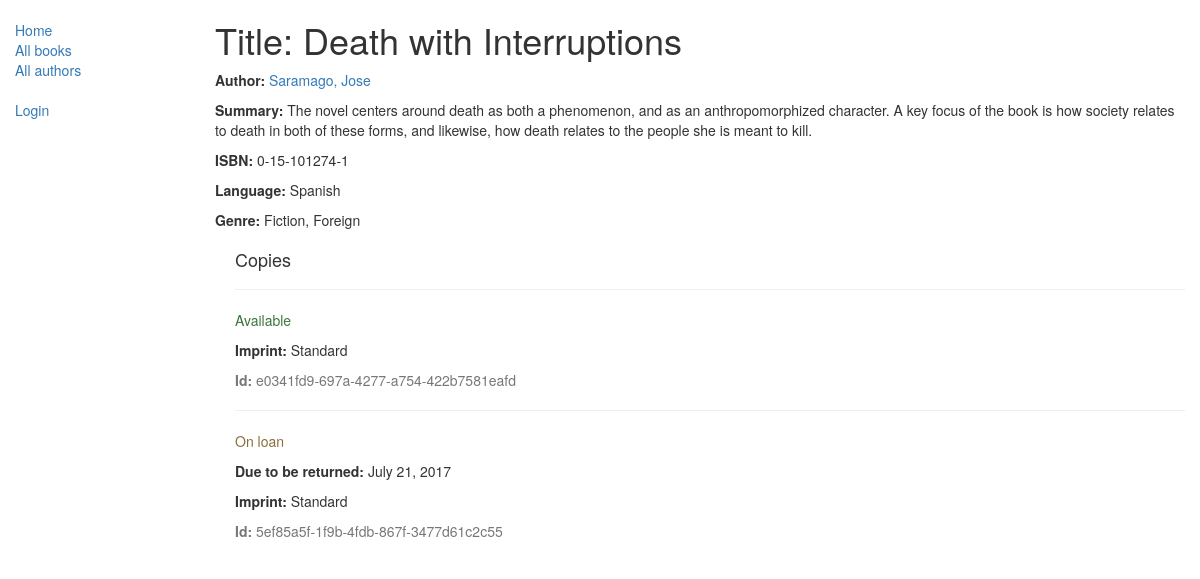
/catalog/book/2, run on the app's committed database.
### catalog/models.py (models this page shows, shortened)
class Book(models.Model):
    title = models.CharField(max_length=200)
    author = models.ForeignKey('Author', on_delete=models.SET_NULL, null=True)
    summary = models.TextField(max_length=1000, help_text="Enter a brief description of the book")
    isbn = models.CharField('ISBN',max_length=13, help_text='13 Character <a href="https://www.isbn-international.org/content/what-isbn">ISBN number</a>')
    genre = models.ManyToManyField(Genre, help_text="Select a genre for this book")
    language = models.ForeignKey(Language, on_delete=models.SET_NULL, null=True)
    def display_genre(self):
        """
        Creates a string for the Genre. This is required to display genre in Admin.
        """
        return ', '.join([ genre.name for genre in self.genre.all()[:3] ])
    display_genre.short_description = 'Genre'

class Author(models.Model):
    first_name = models.CharField(max_length=100)
    last_name = models.CharField(max_length=100)
    date_of_birth = models.DateField(null=True, blank=True)
    date_of_death = models.DateField('died', null=True, blank=True)
    def __str__(self):
        return '{0}, {1}'.format(self.last_name, self.first_name)

class Language(models.Model):
    name = models.CharField(max_length=200, help_text="Enter a the book's natural language (e.g. English, French, Japanese etc.)")
    def __str__(self):
        return self.name

class Genre(models.Model):
    name = models.CharField(max_length=200, help_text="Enter a book genre")
    def __str__(self):
        return self.name

class BookInstance(models.Model):
    id = models.UUIDField(primary_key=True, default=uuid.uuid4, help_text="Unique ID for this particular book across whole library")
    book = models.ForeignKey('Book', on_delete=models.SET_NULL, null=True)
    imprint = models.CharField(max_length=200)
    due_back = models.DateField(null=True, blank=True)
    borrower = models.ForeignKey(User, on_delete=models.SET_NULL, null=True, blank=True)
    LOAN_STATUS = (
        ('d', 'Maintenance'),
        ('o', 'On loan'),
        ('a', 'Available'),
        ('r', 'Reserved'),
    )
    status = models.CharField(max_length=1, choices=LOAN_STATUS, blank=True, default='d', help_text='Book availability')
    class Meta:
        ordering = ["due_back"]
        permissions = (("can_mark_returned", "Set book as returned"),)

### catalog/views.py (the view)
# urls.py: url(r'^book/(?P<pk>\d+)$', views.BookDetailView.as_view(), name='book-detail'),
class BookDetailView(generic.DetailView):
    model = Book

### catalog/templates/catalog/book_detail.html (shortened to what this page needs)
{% extends "base_generic.html" %}
{% block content %}
  <h1>Title: {{ book.title }}</h1>
  <p><strong>Author:</strong> <a href="{% url 'author-detail' book.author.pk %}">{{ book.author }}</a></p>
  <p><strong>Summary:</strong> {{ book.summary }}</p>
  <p><strong>ISBN:</strong> {{ book.isbn }}</p>
  <p><strong>Language:</strong> {{ book.language }}</p>
  <p><strong>Genre:</strong> {% for genre in book.genre.all %} {{ genre }}{% if not forloop.last %}, {% endif %}{% endfor %}</p>
  <div style="margin-left:20px;margin-top:20px">
    <h4>Copies</h4>
    {% for copy in book.bookinstance_set.all %}
    <hr>
    <p class="{% if copy.status == 'a' %}text-success{% elif copy.status == 'd' %}text-danger{% else %}text-warning{% endif %}">{{ copy.get_status_display }}</p>
    {% if copy.status != 'a' %}<p><strong>Due to be returned:</strong> {{copy.due_back}}</p>{% endif %}
    <p><strong>Imprint:</strong> {{copy.imprint}}</p>
    <p class="text-muted"><strong>Id:</strong> {{copy.id}}</p>
    {% endfor %}
  </div>
{% endblock %}

### data on the page
Book: title "Death with Interruptions", author "Saramago, Jose", summary "The novel centers around death as both a phenomenon, and as an anthropomorphized character. A key focus of the book is how society relates to death in both of these forms, and likewise, how death relates to the people she is meant to kill.", isbn "0-15-101274-1", language "Spanish"
Genre: name "Fiction"
Genre: name "Foreign"
BookInstance: status "Available", imprint "Standard", id "e0341fd9-697a-4277-a754-422b7581eafd"
BookInstance: status "On loan", due_back "July 21, 2017", imprint "Standard", id "5ef85a5f-1f9b-4fdb-867f-3477d61c2c55"
